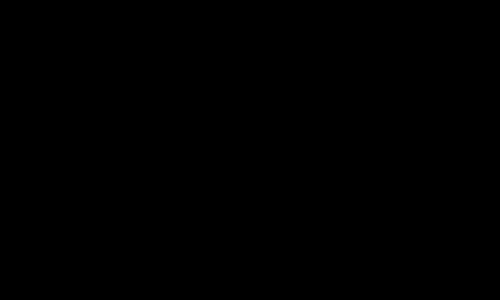
Frame 1 (no input)
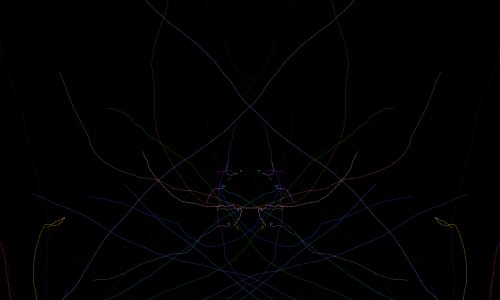
Frame 60 (the mouse pressed at the canvas centre just before this capture)
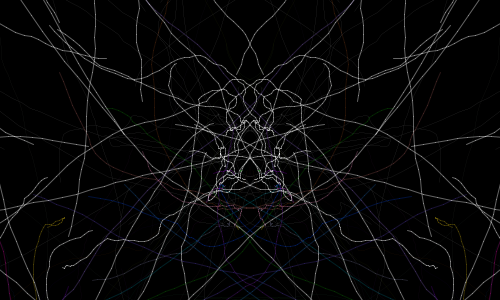
Frame 120 (the mouse held since frame 60 and released just before this capture)

The Processing sketch that drew these frames (run headless with seeded random() and noise(); from frame 60 on, the mouse is pressed at the canvas centre):

// Processing sketch: slowspines
// ── slowspines.pde
// Sept 2008 
// http://www.abandonedart.org
// http://www.zenbullets.com
//
// This work is licensed under a Creative Commons 3.0 License.
// (Attribution - NonCommerical - ShareAlike)
// http://creativecommons.org/licenses/by-nc-sa/3.0/
// 
// This basically means, you are free to use it as long as you:
// 1. give http://www.zenbullets.com a credit
// 2. don't use it for commercial gain
// 3. share anything you create with it in the same way I have
//
// These conditions can be waived if you want to do something groovy with it 
// though, so feel free to email me via http://www.zenbullets.com


int num = 100;           // total number of particles

// blackout - four cycles, black, colour1, white, colour2
String blackout =  "colour2";

Particle[] pArr;


void setup() {
  size(500,300); 
  frameRate(30); 
      
  background(0);
  pArr = new Particle[num];

  for (int i=0;i<num;i++) {
    float r = PI*i/num;
    pArr[i] = new Particle(r);
  }

}

void draw() {
  for (int i=0;i<num;i++) {
    pArr[i].move();
  }
}

void mousePressed() {
    // manually switch blackout periods
    if (blackout == "colour1") {
      blackout = "black";
    } else if (blackout == "black")  {
      blackout = "colour2";
    } else if (blackout == "colour2")  {
      blackout = "white";
    } else if (blackout == "white")  {
      blackout = "colour1";
    }
    
    // change origin point to mouse pos
  for (int i=0;i<num;i++) {
    pArr[i].origin(mouseX, mouseY);
  }
}


class Particle {
  float ox, oy;
  float x, y;
  float xx, yy;

  float vx;
  float vy;
  int age=int(random(200));
  
  // colour
  int rc;
  int gc;
  int bc;
  int alph = 100;
  
  // line
  int maxline = 2;
  int linethick;

  Particle(float r) {
    ox = 250;
    oy = 200;
    x = ox;
    y = oy;
    
    xx = 0;            // position x'
    yy = 0;            // position y'

    vx = 2*cos(r);     // velocity x
    vy = 2*sin(r);     // velocity y

    rc = int(random(255));
    gc = int(random(255));
    bc = int(random(255)); 
  
    linethick = int(random(maxline)); 
  }
  
  void origin(float ex, float why) {
    // ox = ex;
    oy = why;
  }

  void move() {
    xx=x;
    yy=y;

    x+=vx;
    y+=vy;

    vx += (random(500)-random(500))*0.005;
    vy += (random(500)-random(500))*0.005;

    // stroke(red(i),green(i),blue(i),700);
      strokeWeight(linethick);
    if (blackout == "colour1") {
      strokeWeight(linethick * 2);
      stroke(rc,gc,bc,60);
    } else if (blackout == "colour2") {
      stroke(rc,gc,bc,60);
    } else if (blackout == "black") {
      stroke(0,0,0,alph);
    } else if (blackout == "white") {
      stroke(255,255,255,alph);
    }
    
    line(ox+xx,oy+yy,ox+x,oy+y);
    line(ox-xx,oy+yy,ox-x,oy+y);

    // expiration
    age++;
    if (age>200) {
      float t = random(TWO_PI);
      x=30*sin(t);
      y=30*cos(t);
      xx=0;
      yy=0;
      vx=0;
      vy=0;
      age=0;
    }
  }
}
